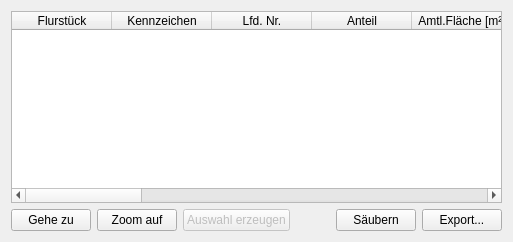
       <widget class="QWidget" name="tab_tabelle">
        <attribute name="title">
         <string>Tabellenansicht</string>
        </attribute>
        <layout class="QVBoxLayout" name="verticalLayout_4">
         <item>
          <widget class="QTableWidget" name="tableWidget">
           <property name="columnCount">
            <number>16</number>
           </property>
           <attribute name="horizontalHeaderCascadingSectionResizes">
            <bool>true</bool>
           </attribute>
           <column>
            <property name="text">
             <string>Flurstück</string>
            </property>
           </column>
           <column>
            <property name="text">
             <string>Kennzeichen</string>
            </property>
           </column>
           <column>
            <property name="text">
             <string>Lfd. Nr.</string>
            </property>
           </column>
           <column>
            <property name="text">
             <string>Anteil</string>
            </property>
           </column>
           <column>
            <property name="text">
             <string>Amtl.Fläche [m²]</string>
            </property>
           </column>
           <column>
            <property name="text">
             <string>Buchungsblatt</string>
            </property>
           </column>
           <column>
            <property name="text">
             <string>Buchungsart</string>
            </property>
           </column>
           <column>
            <property name="text">
             <string>Lfd. Nr. DIN 1421</string>
            </property>
           </column>
           <column>
            <property name="text">
             <string>Anrede</string>
            </property>
           </column>
           <column>
            <property name="text">
             <string>Zusatz</string>
            </property>
           </column>
           <column>
            <property name="text">
             <string>Familienname</string>
            </property>
           </column>
           <column>
            <property name="text">
             <string>Vorname</string>
            </property>
           </column>
           <column>
            <property name="text">
             <string>Geb.Dat.</string>
            </property>
           </column>
           <column>
            <property name="text">
             <string>Straße</string>
            </property>
           </column>
           <column>
            <property name="text">
             <string>PLZ Wohnort</string>
            </property>
           </column>
           <column>
            <property name="text">
             <string>Abt. II</string>
            </property>
           </column>
          </widget>
         </item>
         <item>
          <layout class="QHBoxLayout" name="horizontalLayout_2">
           <item>
            <widget class="QPushButton" name="pushButton_gotoTable">
             <property name="text">
              <string>Gehe zu</string>
             </property>
            </widget>
           </item>
           <item>
            <widget class="QPushButton" name="pushButton_zoomTable">
             <property name="text">
              <string>Zoom auf</string>
             </property>
            </widget>
           </item>
           <item>
            <widget class="QPushButton" name="pushButton_selectTable">
             <property name="enabled">
              <bool>false</bool>
             </property>
             <property name="text">
              <string>Auswahl erzeugen</string>
             </property>
            </widget>
           </item>
           <item>
            <spacer name="horizontalSpacer_2">
             <property name="orientation">
              <enum>Qt::Horizontal</enum>
             </property>
             <property name="sizeHint" stdset="0">
              <size>
               <width>40</width>
               <height>20</height>
              </size>
             </property>
            </spacer>
           </item>
           <item>
            <widget class="QPushButton" name="pushButton_cleanTable">
             <property name="text">
              <string>Säubern</string>
             </property>
            </widget>
           </item>
           <item>
            <widget class="QPushButton" name="pushButton_exportTable">
             <property name="text">
              <string>Export...</string>
             </property>
            </widget>
           </item>
          </layout>
         </item>
        </layout>
       </widget>
